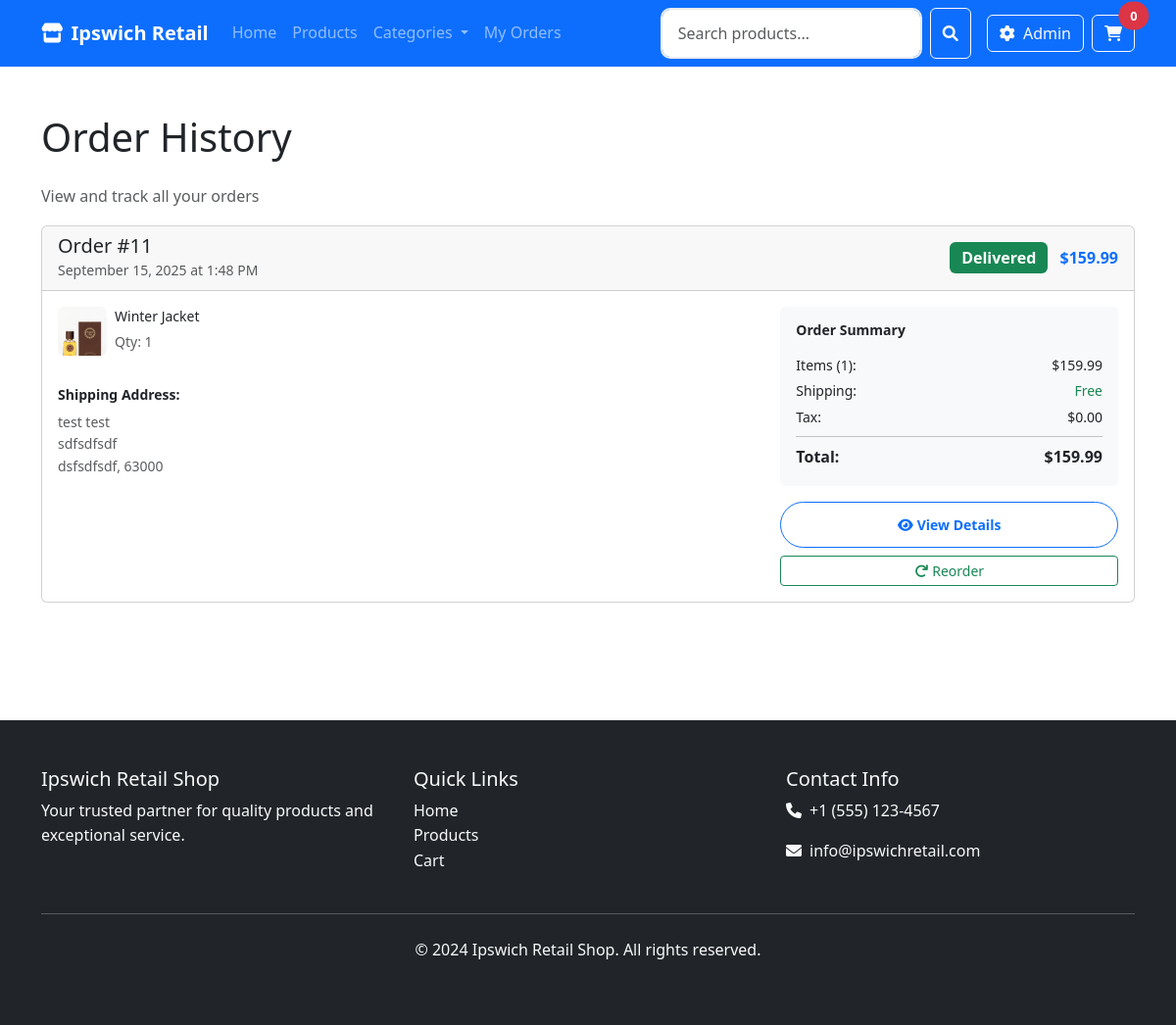
The page /orders/ (signed in) on the database as committed earlier.
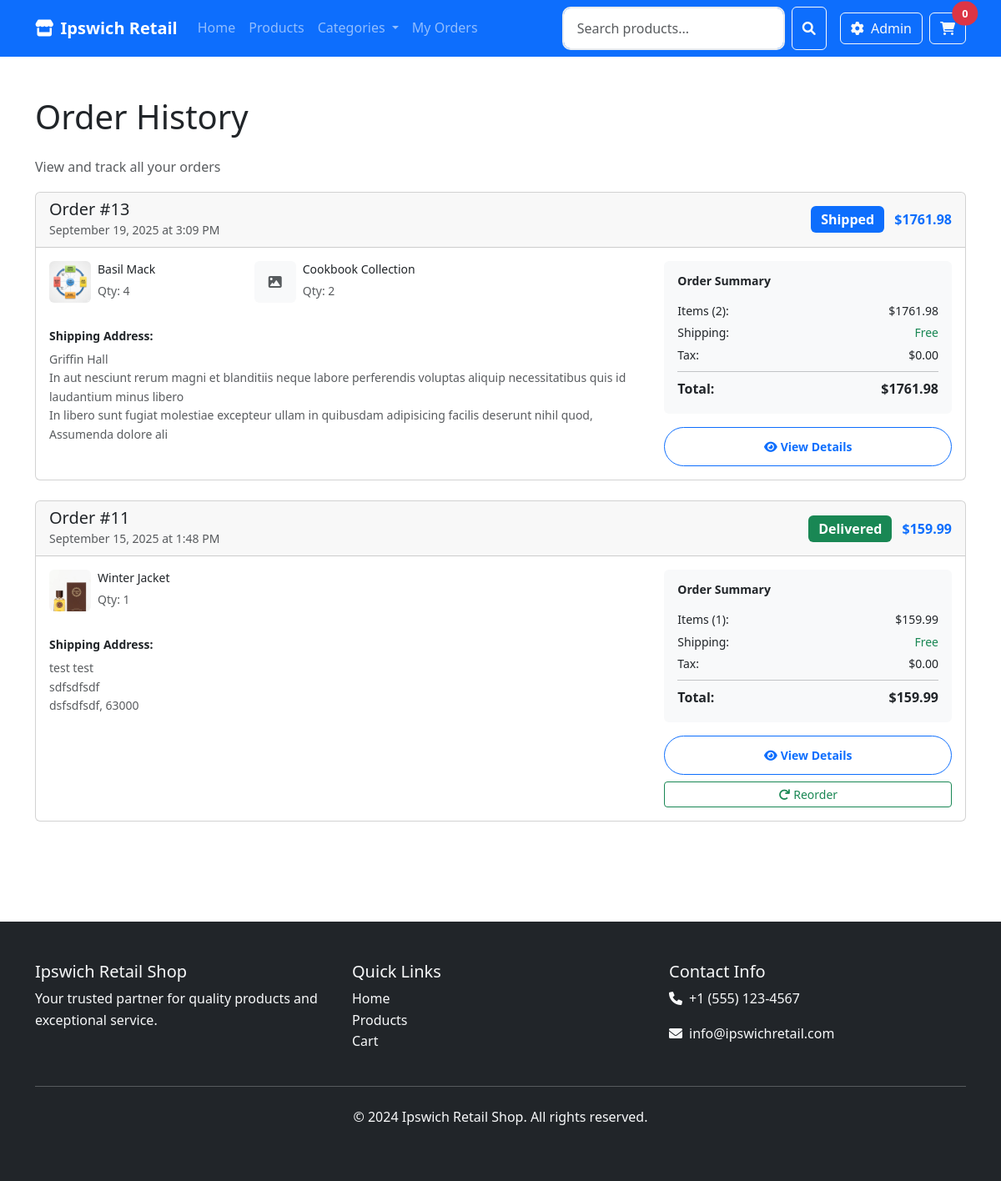
The same page on the database as committed later.
### shop/models.py (models this page shows, shortened)
class Order(models.Model):
    ORDER_STATUS_CHOICES = [
        ('pending', 'Pending'),
        ('processing', 'Processing'),
        ('shipped', 'Shipped'),
        ('delivered', 'Delivered'),
        ('cancelled', 'Cancelled'),
    ]
    user = models.ForeignKey(User, on_delete=models.CASCADE, null=True, blank=True)
    first_name = models.CharField(max_length=50)
    last_name = models.CharField(max_length=50)
    email = models.EmailField()
    address = models.CharField(max_length=250)
    postal_code = models.CharField(max_length=20)
    city = models.CharField(max_length=100)
    status = models.CharField(max_length=20, choices=ORDER_STATUS_CHOICES, default='pending')
    created_at = models.DateTimeField(auto_now_add=True)
    updated_at = models.DateTimeField(auto_now=True)
    class Meta:
        ordering = ['-created_at']
    @property
    def total_cost(self):
        return sum(item.get_cost() for item in self.items.all())

class OrderItem(models.Model):
    order = models.ForeignKey(Order, related_name='items', on_delete=models.CASCADE)
    product = models.ForeignKey(Product, on_delete=models.CASCADE)
    price = models.DecimalField(max_digits=10, decimal_places=2)
    quantity = models.PositiveIntegerField()
    def get_cost(self):
        if self.price is None or self.quantity is None:
            return 0
        return self.price * self.quantity

class Product(models.Model):
    name = models.CharField(max_length=255)
    slug = models.SlugField(unique=True)
    description = models.TextField()
    short_description = models.CharField(max_length=255, blank=True)
    price = models.DecimalField(max_digits=10, decimal_places=2)
    category = models.ForeignKey(Category, related_name='products', on_delete=models.CASCADE)
    stock = models.PositiveIntegerField(default=0)
    image = models.ImageField(upload_to='products/', blank=True, null=True)
    is_featured = models.BooleanField(default=False)
    is_active = models.BooleanField(default=True)
    created_at = models.DateTimeField(auto_now_add=True)
    updated_at = models.DateTimeField(auto_now=True)
    class Meta:
        ordering = ['-created_at']

### shop/views.py (the view)
# urls.py: path('orders/', views.order_history, name='order_history'),
@login_required
def order_history(request):
    orders = Order.objects.filter(user=request.user).order_by('-created_at')
    context = {
        'orders': orders,
    }
    return render(request, 'shop/order_history.html', context)

### shop/context_processors.py (called while the page is built, shortened)
def cart_context(request):
    cart_items_count = 0
    categories = []
    try:
        if request.user.is_authenticated:
            cart, created = Cart.objects.get_or_create(user=request.user)
        if cart:
            cart_items_count = cart.total_items
    except:
        cart_items_count = 0
    from .models import Category
    try:
        categories = Category.objects.filter(is_active=True)[:6]
    except:
        categories = []
    return {
        'cart_items_count': cart_items_count,
        'categories': categories,
    }

### shop/models.py (called while the page is built)
    @property
    def total_items(self):
        return sum(item.quantity for item in self.items.all())

### shop/templates/shop/order_history.html (shortened to what the changed rows need)
{% extends 'shop/base.html' %}
{% load static %}
{% block content %}
<div class="container py-5">
    <div class="row">
        <div class="col-12">
            <h1 class="mb-4">Order History</h1>
        </div>
    </div>
    {% if orders %}
    <div class="row">
        <div class="col-12">
            {% for order in orders %}
            <div class="card mb-4">
                <div class="card-header">
                    <div class="row align-items-center">
                        <div class="col-md-6">
                            <h5 class="mb-0">Order #{{ order.id }}</h5>
                            <small class="text-muted">{{ order.created_at|date:"F d, Y \a\t g:i A" }}</small>
                        </div>
                        <div class="col-md-6 text-md-end">
                            <span class="badge bg-{% if order.status == 'pending' %}warning{% elif order.status == 'processing' %}info{% elif order.status == 'shipped' %}primary{% elif order.status == 'delivered' %}success{% else %}secondary{% endif %} fs-6 me-2">
                                {{ order.get_status_display }}
                            </span>
                            <strong class="text-primary">${{ order.total_cost }}</strong>
                        </div>
                    </div>
                </div>
                <div class="card-body">
                    <div class="row">
                        <div class="col-md-8">
                            <div class="row">
                                {% for item in order.items.all|slice:":3" %}
                                <div class="col-md-4 mb-3">
                                    <div class="d-flex align-items-center">
                                        {% if item.product.image %}
                                            <img src="{{ item.product.image.url }}" alt="{{ item.product.name }}" class="me-2" style="width: 50px; height: 50px; object-fit: cover; border-radius: 6px;">
                                        {% else %}
                                            <div class="me-2 bg-light d-flex align-items-center justify-content-center" style="width: 50px; height: 50px; border-radius: 6px;">
                                                <i class="fas fa-image text-muted"></i>
                                            </div>
                                        {% endif %}
                                        <div>
                                            <h6 class="mb-1 small">{{ item.product.name }}</h6>
                                            <small class="text-muted">Qty: {{ item.quantity }}</small>
                                        </div>
                                    </div>
                                </div>
                                {% endfor %}
                            </div>
                            <div class="mt-3">
                                <h6 class="small fw-bold">Shipping Address:</h6>
                                <p class="small text-muted mb-0">
                                    {{ order.first_name }} {{ order.last_name }}<br>
                                    {{ order.address }}<br>
                                    {{ order.city }}, {{ order.postal_code }}
                                </p>
                            </div>
                        </div>
                        <div class="col-md-4">
                            <div class="bg-light p-3 rounded">
                                <h6 class="small fw-bold mb-3">Order Summary</h6>
                                <div class="d-flex justify-content-between mb-1">
                                    <small>Items ({{ order.items.count }}):</small>
                                    <small>${{ order.total_cost }}</small>
                                </div>
                                <div class="d-flex justify-content-between mb-1">
                                    <small>Shipping:</small>
                                    <small class="text-success">Free</small>
                                </div>
                                <div class="d-flex justify-content-between mb-1">
                                    <small>Tax:</small>
                                    <small>$0.00</small>
                                </div>
                                <hr class="my-2">
                                <div class="d-flex justify-content-between">
                                    <strong>Total:</strong>
                                    <strong>${{ order.total_cost }}</strong>
                                </div>
                            </div>
                            <div class="mt-3">
                                <div class="d-grid gap-2">
                                    <a href="{% url 'shop:order_detail' order.id %}" class="btn btn-outline-primary btn-sm">
                                        <i class="fas fa-eye me-1"></i>View Details
                                    </a>
                                    {% if order.status == 'delivered' %}
                                    <button class="btn btn-outline-success btn-sm" onclick="reorder({{ order.id }})">
                                        <i class="fas fa-redo me-1"></i>Reorder
                                    </button>
                                    {% endif %}
                                </div>
                            </div>
                        </div>
                    </div>
                </div>
            </div>
            {% endfor %}
        </div>
    </div>
    {% endif %}
</div>
{% endblock %}

Rows that differ between the two databases and show on the page:
added Order: id "13", created_at "September 19, 2025 at 3:09 PM", status "Shipped", total_cost "1761.98", first_name "Griffin", last_name "Hall", address "In aut nesciunt rerum magni et blanditiis neque labore perferendis voluptas aliquip necessitatibus quis id laudantium minus libero", city "In libero sunt fugiat molestiae excepteur ullam in quibusdam adipisicing facilis deserunt nihil quod", postal_code "Assumenda dolore ali", items.count "2"
added OrderItem: product.image (picture), product.name "Basil Mack", quantity "4", shown under "13"
added OrderItem: product.name "Cookbook Collection", quantity "2", shown under "13"
